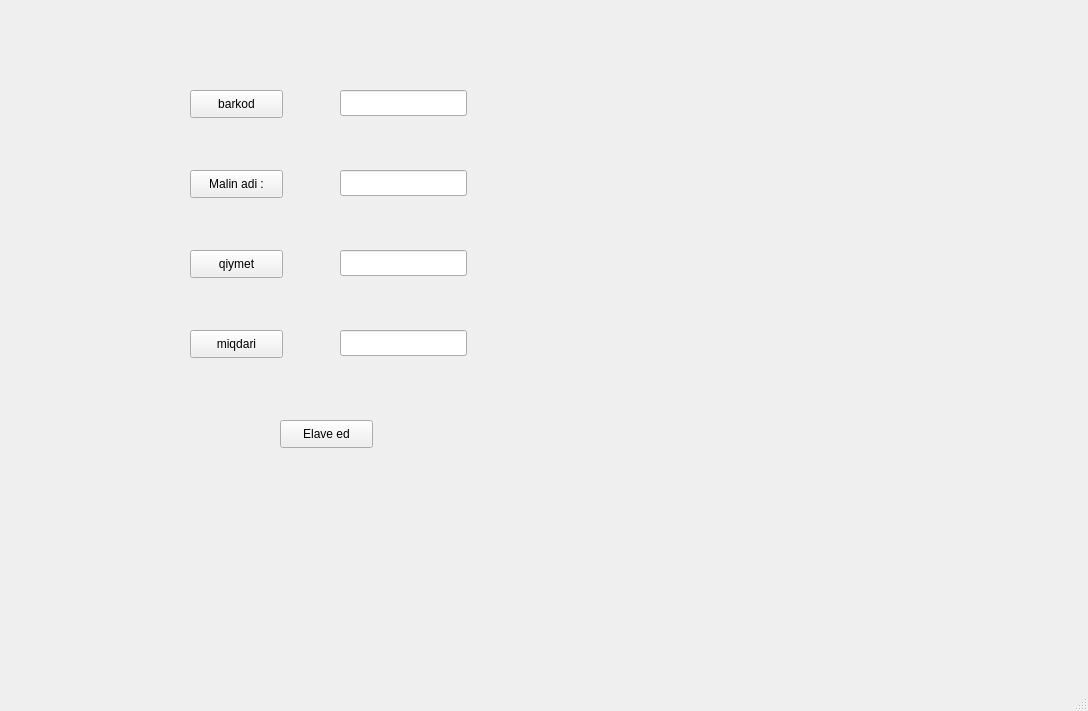
<?xml version="1.0" encoding="UTF-8"?>
<ui version="4.0">
 <class>MainWindow</class>
 <widget class="QMainWindow" name="MainWindow">
  <property name="geometry">
   <rect>
    <x>0</x>
    <y>0</y>
    <width>1088</width>
    <height>711</height>
   </rect>
  </property>
  <property name="windowTitle">
   <string>MainWindow</string>
  </property>
  <widget class="QWidget" name="centralwidget">
   <widget class="QPushButton" name="pushButton">
    <property name="geometry">
     <rect>
      <x>190</x>
      <y>170</y>
      <width>93</width>
      <height>28</height>
     </rect>
    </property>
    <property name="text">
     <string>Malin adi :</string>
    </property>
   </widget>
   <widget class="QLineEdit" name="ad">
    <property name="geometry">
     <rect>
      <x>340</x>
      <y>170</y>
      <width>127</width>
      <height>26</height>
     </rect>
    </property>
   </widget>
   <widget class="QLineEdit" name="barkod">
    <property name="geometry">
     <rect>
      <x>340</x>
      <y>90</y>
      <width>127</width>
      <height>26</height>
     </rect>
    </property>
   </widget>
   <widget class="QPushButton" name="pushButton_2">
    <property name="geometry">
     <rect>
      <x>190</x>
      <y>90</y>
      <width>93</width>
      <height>28</height>
     </rect>
    </property>
    <property name="text">
     <string>barkod</string>
    </property>
   </widget>
   <widget class="QPushButton" name="pushButton_3">
    <property name="geometry">
     <rect>
      <x>190</x>
      <y>250</y>
      <width>93</width>
      <height>28</height>
     </rect>
    </property>
    <property name="text">
     <string>qiymet</string>
    </property>
   </widget>
   <widget class="QLineEdit" name="qiymet">
    <property name="geometry">
     <rect>
      <x>340</x>
      <y>250</y>
      <width>127</width>
      <height>26</height>
     </rect>
    </property>
   </widget>
   <widget class="QLineEdit" name="miqdar">
    <property name="geometry">
     <rect>
      <x>340</x>
      <y>330</y>
      <width>127</width>
      <height>26</height>
     </rect>
    </property>
   </widget>
   <widget class="QPushButton" name="pushButton_4">
    <property name="geometry">
     <rect>
      <x>190</x>
      <y>330</y>
      <width>93</width>
      <height>28</height>
     </rect>
    </property>
    <property name="text">
     <string>miqdari</string>
    </property>
   </widget>
   <widget class="QPushButton" name="add">
    <property name="geometry">
     <rect>
      <x>280</x>
      <y>420</y>
      <width>93</width>
      <height>28</height>
     </rect>
    </property>
    <property name="text">
     <string>Elave ed</string>
    </property>
   </widget>
  </widget>
  <widget class="QMenuBar" name="menubar">
   <property name="geometry">
    <rect>
     <x>0</x>
     <y>0</y>
     <width>1088</width>
     <height>26</height>
    </rect>
   </property>
  </widget>
  <widget class="QStatusBar" name="statusbar"/>
 </widget>
 <resources/>
 <connections/>
</ui>
